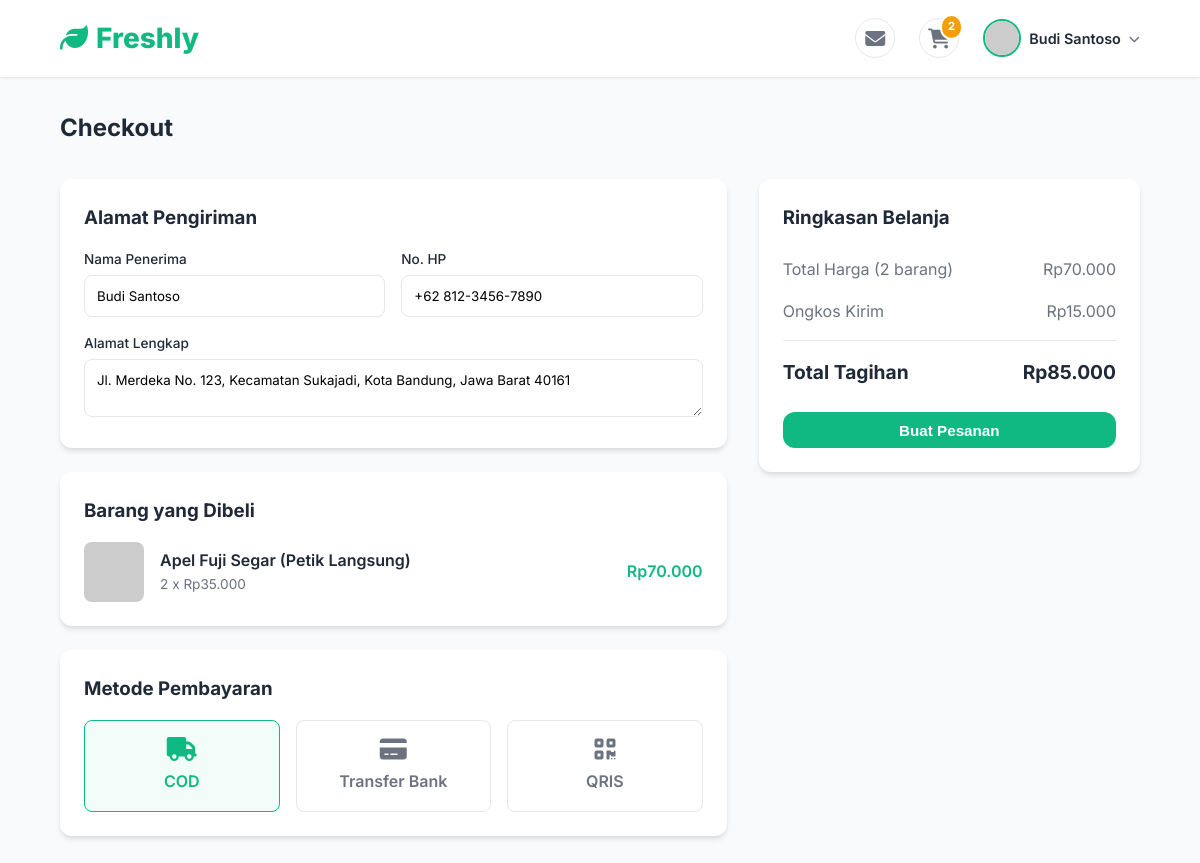
The page /checkout.php (signed in) on the database its author committed.
### tables this page shows
CREATE TABLE IF NOT EXISTS users (
    id INT AUTO_INCREMENT PRIMARY KEY,
    name VARCHAR(100) NOT NULL,
    email VARCHAR(150) NOT NULL UNIQUE,
    password_hash VARCHAR(255) NOT NULL,
    phone VARCHAR(30) DEFAULT NULL,
    address TEXT DEFAULT NULL,
    role ENUM('buyer', 'seller', 'admin') NOT NULL DEFAULT 'buyer',
    seller_status ENUM('pending', 'approved', 'rejected') DEFAULT NULL,
    avatar_url VARCHAR(500) DEFAULT NULL,
    store_name VARCHAR(150) DEFAULT NULL,
    store_location VARCHAR(200) DEFAULT NULL,
    created_at DATETIME NOT NULL DEFAULT CURRENT_TIMESTAMP,
    updated_at DATETIME NOT NULL DEFAULT CURRENT_TIMESTAMP ON UPDATE CURRENT_TIMESTAMP
);

CREATE TABLE IF NOT EXISTS cart_items (
    id INT AUTO_INCREMENT PRIMARY KEY,
    user_id INT NOT NULL,
    product_id INT NOT NULL,
    quantity INT NOT NULL DEFAULT 1,
    created_at DATETIME NOT NULL DEFAULT CURRENT_TIMESTAMP,
    UNIQUE KEY unique_cart_item (user_id, product_id),
    FOREIGN KEY (user_id) REFERENCES users(id) ON DELETE CASCADE,
    FOREIGN KEY (product_id) REFERENCES products(id) ON DELETE CASCADE
);

CREATE TABLE IF NOT EXISTS products (
    id INT AUTO_INCREMENT PRIMARY KEY,
    seller_id INT NOT NULL,
    category_id INT DEFAULT NULL,
    name VARCHAR(200) NOT NULL,
    weight VARCHAR(50) DEFAULT NULL,
    price INT NOT NULL DEFAULT 0,
    original_price INT DEFAULT NULL,
    stock INT NOT NULL DEFAULT 0,
    quality VARCHAR(100) DEFAULT NULL,
    harvest_method VARCHAR(100) DEFAULT NULL,
    description TEXT DEFAULT NULL,
    image_url VARCHAR(500) DEFAULT NULL,
    badge VARCHAR(50) DEFAULT NULL,
    preorder_available TINYINT(1) NOT NULL DEFAULT 0,
    preorder_date DATE DEFAULT NULL,
    rating_avg DECIMAL(2,1) NOT NULL DEFAULT 0.0,
    sold_count INT NOT NULL DEFAULT 0,
    is_active TINYINT(1) NOT NULL DEFAULT 1,
    created_at DATETIME NOT NULL DEFAULT CURRENT_TIMESTAMP,
    updated_at DATETIME NOT NULL DEFAULT CURRENT_TIMESTAMP ON UPDATE CURRENT_TIMESTAMP,
    FOREIGN KEY (seller_id) REFERENCES users(id) ON DELETE CASCADE,
    FOREIGN KEY (category_id) REFERENCES categories(id) ON DELETE SET NULL
);

### includes/helpers.php (called while the page is built, shortened)
<?php
function formatRupiah(int $amount): string {
    return "Rp" . number_format($amount, 0, ',', '.');
}
function isLoggedIn(): bool {
    return isset($_SESSION['user_id']);
}
function getCurrentUser(): ?array {
    static $user = null;
    if ($user === null) {
        $db = getDB();
        $stmt = $db->prepare("SELECT * FROM users WHERE id = ?");
        $stmt->execute([$_SESSION['user_id']]);
        $user = $stmt->fetch();
    }
    return $user;
}
function getCartCount(): int {
    $db = getDB();
    $stmt = $db->prepare("SELECT COALESCE(SUM(quantity), 0) FROM cart_items WHERE user_id = ?");
    $stmt->execute([$_SESSION['user_id']]);
    return (int) $stmt->fetchColumn();
}
function sanitize(string $input): string {
    return htmlspecialchars(trim($input), ENT_QUOTES, 'UTF-8');
}
function getProductImage(string $imageUrl): string {
    if (str_starts_with($imageUrl, 'http')) {
        return $imageUrl;
    }
    return BASE_URL . '/uploads/products/' . $imageUrl;
}
function getAvatarUrl(?string $name): string {
    $name = $name ?? 'User';
    return 'https://ui-avatars.com/api/?name=' . urlencode($name) . '&background=10b981&color=fff';
}

### checkout.php (the view, shortened to what this page needs)
<?php
require_once __DIR__ . '/includes/helpers.php';
$db = getDB();
$userId = $_SESSION['user_id'];
$currentUser = getCurrentUser();
$stmt = $db->prepare("
    SELECT ci.*, p.name, p.price, p.image_url, p.weight, p.stock, p.seller_id,
           u.store_name, u.name as farmer_name
    FROM cart_items ci
    JOIN products p ON ci.product_id = p.id
    JOIN users u ON p.seller_id = u.id
    WHERE ci.user_id = ? ORDER BY p.seller_id
");
$stmt->execute([$userId]);
$cartItems = $stmt->fetchAll();
$subtotal = 0;
$totalItems = 0;
foreach ($cartItems as $item) {
    $subtotal += $item['price'] * $item['quantity'];
    $totalItems += $item['quantity'];
}
$shippingCost = 15000;
$total = $subtotal + $shippingCost;
?>
<!DOCTYPE html>
<html lang="id">
<head>
    <link rel="stylesheet" href="https://cdnjs.cloudflare.com/ajax/libs/font-awesome/6.4.0/css/all.min.css">
    <link rel="stylesheet" href="assets/css/style.css">
</head>
<body>
    <?php $navbarType = 'simple'; include __DIR__ . '/includes/navbar.php'; ?>
    <div style="padding:0 5%;max-width:1200px;margin:0 auto;">
        <h2 style="margin-top:2rem;">Checkout</h2>
        <form method="POST">
        <div class="cart-section">
            <div class="cart-items">
                <div style="background:var(--white);padding:1.5rem;border-radius:var(--radius);box-shadow:var(--shadow);margin-bottom:1.5rem;">
                    <h3 style="margin-bottom:1rem;">Alamat Pengiriman</h3>
                    <div style="display:grid;grid-template-columns:1fr 1fr;gap:1rem;margin-bottom:1rem;">
                        <div>
                            <label style="font-size:0.85rem;font-weight:500;display:block;margin-bottom:0.25rem;">Nama Penerima</label>
                            <input type="text" name="recipient_name" class="form-control" value="<?= sanitize($currentUser['name']??'') ?>" required>
                        </div>
                        <div>
                            <label style="font-size:0.85rem;font-weight:500;display:block;margin-bottom:0.25rem;">No. HP</label>
                            <input type="text" name="recipient_phone" class="form-control" value="<?= sanitize($currentUser['phone']??'') ?>" required>
                        </div>
                    </div>
                    <label style="font-size:0.85rem;font-weight:500;display:block;margin-bottom:0.25rem;">Alamat Lengkap</label>
                    <textarea name="shipping_address" class="form-control" rows="2" required><?= sanitize($currentUser['address']??'') ?></textarea>
                </div>
                <div style="background:var(--white);padding:1.5rem;border-radius:var(--radius);box-shadow:var(--shadow);margin-bottom:1.5rem;">
                    <h3 style="margin-bottom:1rem;">Barang yang Dibeli</h3>
                    <?php foreach($cartItems as $item): ?>
                    <div style="display:flex;gap:1rem;align-items:center;<?= $item !== end($cartItems)?'margin-bottom:1rem;padding-bottom:1rem;border-bottom:1px solid var(--border-color);':'' ?>">
                        <img src="<?= getProductImage($item['image_url']??'') ?>" style="width:60px;height:60px;border-radius:8px;object-fit:cover;" onerror="this.src='https://via.placeholder.com/60'">
                        <div style="flex:1;">
                            <div style="font-weight:600;"><?= sanitize($item['name']) ?></div>
                            <div style="font-size:0.85rem;color:var(--text-muted);"><?= $item['quantity'] ?> x <?= formatRupiah($item['price']) ?></div>
                        </div>
                        <div style="font-weight:600;color:var(--primary-color);"><?= formatRupiah($item['price']*$item['quantity']) ?></div>
                    </div>
                    <?php endforeach; ?>
                </div>
                <div style="background:var(--white);padding:1.5rem;border-radius:var(--radius);box-shadow:var(--shadow);">
                    <h3 style="margin-bottom:1rem;">Metode Pembayaran</h3>
                    <div style="display:grid;grid-template-columns:1fr 1fr 1fr;gap:1rem;">
                        <label class="payment-method active" onclick="selectPayment(this)">
                            <i class="fa-solid fa-truck"></i><br>COD
                        </label>
                        <label class="payment-method" onclick="selectPayment(this)">
                            <i class="fa-solid fa-credit-card"></i><br>Transfer Bank
                        </label>
                        <label class="payment-method" onclick="selectPayment(this)">
                            <i class="fa-solid fa-qrcode"></i><br>QRIS
                        </label>
                    </div>
                </div>
            </div>
            <div class="cart-summary">
                <h3 style="margin-bottom:1.5rem;">Ringkasan Belanja</h3>
                <div class="summary-row"><span>Total Harga (<?= $totalItems ?> barang)</span><span><?= formatRupiah($subtotal) ?></span></div>
                <div class="summary-row"><span>Ongkos Kirim</span><span><?= formatRupiah($shippingCost) ?></span></div>
                <div class="summary-total"><span>Total Tagihan</span><span><?= formatRupiah($total) ?></span></div>
                <button type="submit" class="btn btn-primary" style="width:100%;margin-top:1.5rem;">Buat Pesanan</button>
            </div>
        </div>
        </form>
    </div>
</body>
</html>

### includes/navbar.php (shortened to what this page needs)
<?php
$currentUser = getCurrentUser();
$cartCount = getCartCount();
$isLogged = isLoggedIn();
$userRole = $_SESSION['role'] ?? '';
?>
<nav class="navbar">
    <a href="<?= BASE_URL ?>/index.php" class="nav-brand">
        <i class="fa-solid fa-leaf"></i> Freshly
    </a>
    <div class="nav-actions">
        <?php if ($isLogged): ?>
            <?php if ($userRole === 'buyer'): ?>
                <div class="icon-action" onclick="window.location.href='<?= BASE_URL ?>/chat.php'" title="Pesan">
                    <i class="fa-solid fa-envelope fa-lg"></i>
                </div>
                <div class="icon-action cart-icon" onclick="window.location.href='<?= BASE_URL ?>/cart.php'" title="Keranjang">
                    <i class="fa-solid fa-cart-shopping fa-lg"></i>
                    <?php if ($cartCount > 0): ?>
                        <span class="icon-badge cart-badge"><?= $cartCount ?></span>
                    <?php endif; ?>
                </div>
            <?php endif; ?>
            <div class="user-profile-dropdown" style="position:relative;">
                <div style="display:flex; align-items:center; gap:8px; cursor:pointer;" onclick="this.parentElement.querySelector('.dropdown-menu').classList.toggle('show')">
                    <img src="<?= getAvatarUrl($currentUser['name'] ?? 'User') ?>" style="width:38px; height:38px; border-radius:50%; border: 2px solid var(--primary-color);" alt="Profile">
                    <span style="font-weight:600; font-size:0.9rem; max-width:120px; overflow:hidden; text-overflow:ellipsis; white-space:nowrap;"><?= sanitize($currentUser['name'] ?? '') ?></span>
                    <i class="fa-solid fa-chevron-down" style="font-size:0.7rem; color:var(--text-muted);"></i>
                </div>
            </div>
        <?php else: ?>
            <button class="btn btn-outline" onclick="window.location.href='<?= BASE_URL ?>/login.php'">Masuk</button>
            <button class="btn btn-primary" onclick="window.location.href='<?= BASE_URL ?>/register.php'">Daftar</button>
        <?php endif; ?>
    </div>
</nav>

### assets/css/style.css (style rules this page uses)
:root { --primary-color: #10b981; --primary-dark: #059669; --secondary-color: #f59e0b; --bg-color: #f9fafb; --text-main: #1f2937; --text-muted: #6b7280; --white: #ffffff; --border-color: #e5e7eb; --radius: 12px; --shadow: 0 4px 6px -1px rgba(0, 0, 0, 0.1), 0 2px 4px -1px rgba(0, 0, 0, 0.06); --shadow-hover: 0 10px 15px -3px rgba(0, 0, 0, 0.1), 0 4px 6px -2px rgba(0, 0, 0, 0.05); --transition: all 0.3s ease; }
* { margin: 0; padding: 0; box-sizing: border-box; }
body { font-family: 'Inter', sans-serif; background-color: var(--bg-color); color: var(--text-main); line-height: 1.6; }
a { text-decoration: none; color: inherit; }
.navbar { position: sticky; top: 0; z-index: 100; background-color: rgba(255, 255, 255, 0.9); backdrop-filter: blur(10px); box-shadow: 0 1px 3px 0 rgba(0, 0, 0, 0.1); padding: 1rem 5%; display: flex; align-items: center; justify-content: space-between; gap: 2rem; }
.nav-brand { font-size: 1.75rem; font-weight: 800; color: var(--primary-color); display: flex; align-items: center; gap: 0.5rem; }
.nav-actions { display: flex; align-items: center; gap: 1.5rem; }
.icon-action { position: relative; color: var(--text-muted); cursor: pointer; transition: var(--transition); display: flex; align-items: center; justify-content: center; width: 40px; height: 40px; border-radius: 50%; background-color: var(--white); border: 1px solid var(--border-color); }
.icon-badge { position: absolute; top: -5px; right: -5px; background-color: var(--secondary-color); color: white; font-size: 0.7rem; font-weight: bold; padding: 0.1rem 0.4rem; border-radius: 50%; border: 2px solid white; }
.btn { padding: 0.6rem 1.25rem; border-radius: var(--radius); font-weight: 600; font-size: 0.95rem; cursor: pointer; transition: var(--transition); border: none; }
.btn-primary { background-color: var(--primary-color); color: white; }

### checkout.php (style rules this page uses)
.cart-section { padding:2rem 0; display:flex; gap:2rem; margin-bottom:4rem; }
.cart-items { flex:2; }
.cart-summary { flex:1; background:var(--white); padding:1.5rem; border-radius:var(--radius); box-shadow:var(--shadow); height:fit-content; position:sticky; top:100px; }
.summary-row { display:flex; justify-content:space-between; margin-bottom:1rem; color:var(--text-muted); }
.summary-total { display:flex; justify-content:space-between; margin-top:1rem; padding-top:1rem; border-top:1px solid var(--border-color); font-weight:700; font-size:1.2rem; }
.payment-method { border:1px solid var(--border-color); padding:1rem; border-radius:8px; text-align:center; cursor:pointer; font-weight:600; color:var(--text-muted); transition:var(--transition); }
.payment-method.active { border-color:var(--primary-color); background:rgba(16,185,129,0.05); color:var(--primary-color); }
.payment-method i { font-size:1.5rem; margin-bottom:0.5rem; }
.form-control { width:100%; padding:0.75rem; border:1px solid var(--border-color); border-radius:8px; font-family:inherit; outline:none; box-sizing:border-box; }

### rows shown on the page
users: name "Budi Santoso", recipient_name "Budi Santoso", recipient_phone "+62 812-3456-7890", shipping_address "Jl. Merdeka No. 123, Kecamatan Sukajadi, Kota Bandung, Jawa Barat 40161"
cart_items: product.name "Apel Fuji Segar (Petik Langsung)", quantity "2", product.price "Rp35.000", formatRupiah($item['price']*$item['quantity']) "Rp70.000"

### other values the page prints
$cartCount "2"
$totalItems "2"
formatRupiah($subtotal) "Rp70.000"
formatRupiah($shippingCost) "Rp15.000"
formatRupiah($total) "Rp85.000"
